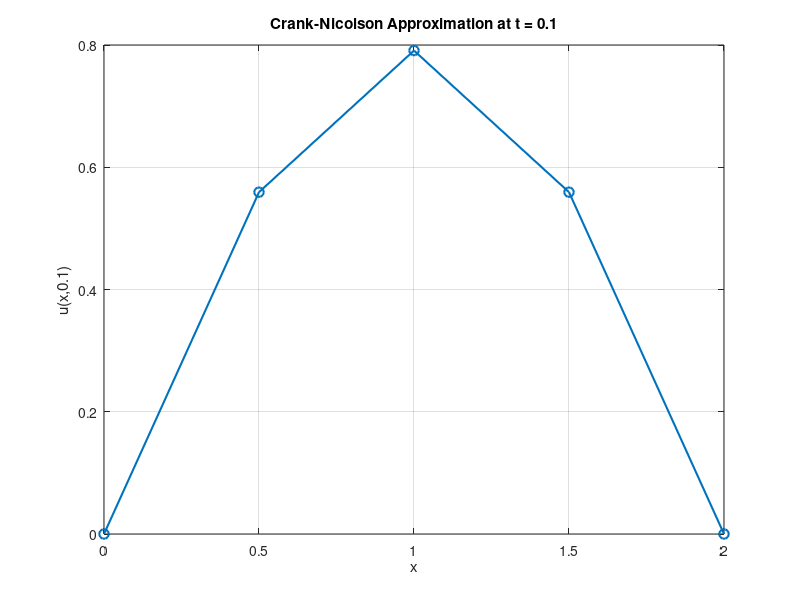

This chart was generated by the following MATLAB code:
%% Crank-Nicolson method for u_t = u_xx
% BCs : u(0,t) = u(2,t) = 0
% IC  : u(x,0) = sin(pi*x/2)
% Given: L = 2, n = 4 intervals (h = 0.5), k = 0.05, r = k/h^2 = 0.2, up to T = 0.1
% Scheme (implicit; second order in space and time; unconditionally stable):
%   (1+r)*u(i,j+1) - (r/2)*( u(i-1,j+1) + u(i+1,j+1) )
%       = (1-r)*u(i,j) + (r/2)*( u(i-1,j) + u(i+1,j) )
% i.e. A*U(j+1) = B*U(j) for the interior values, solved at every time step.
% Output: a table of u(x,T) and a plot.
% Exact solution for checking: u(x,t) = exp(-pi^2*t/4)*sin(pi*x/2)
clc;
clear;
close all;

% Given data
L = 2;
n = 4;                 % Number of spatial intervals
h = L/n;               % Spatial step: h = 0.5
k = 0.05;              % Time step
T = 0.1;
r = k/h^2;             % r = 0.2

x = (0:h:L)';          % Spatial grid
u = sin(pi*x/2);       % Initial condition

% Enforce boundary conditions
u(1) = 0;
u(end) = 0;

% Number of interior points
m = n - 1;

% Crank-Nicolson matrices
A = (1+r)*eye(m) ...
    - (r/2)*diag(ones(m-1,1),1) ...
    - (r/2)*diag(ones(m-1,1),-1);

B = (1-r)*eye(m) ...
    + (r/2)*diag(ones(m-1,1),1) ...
    + (r/2)*diag(ones(m-1,1),-1);

% Interior initial values
U = u(2:end-1);

% Number of time steps
Nt = round(T/k);

% Crank-Nicolson time iteration
for j = 1:Nt
    U = A \ (B*U);
end

% Complete solution including boundaries
u_final = [0; U; 0];

% Display the result
fprintf('Approximate solution at t = %.2f:\n\n',T);
fprintf('      x           u(x,t)\n');
fprintf('-------------------------\n');

for i = 1:length(x)
    fprintf('%8.2f      %10.6f\n',x(i),u_final(i));
end

% Plot
figure;
plot(x,u_final,'o-','LineWidth',1.5,'MarkerSize',7);
xlabel('x');
ylabel('u(x,0.1)');
title('Crank-Nicolson Approximation at t = 0.1');
grid on;
